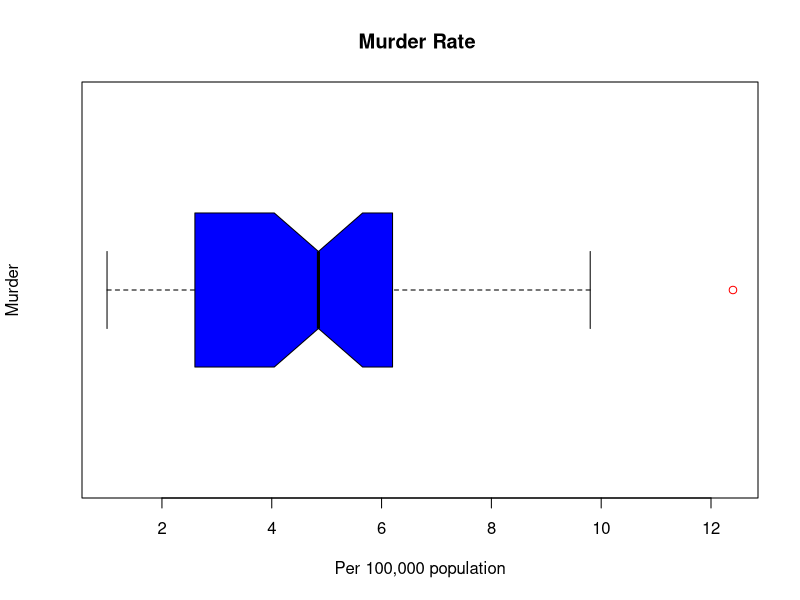
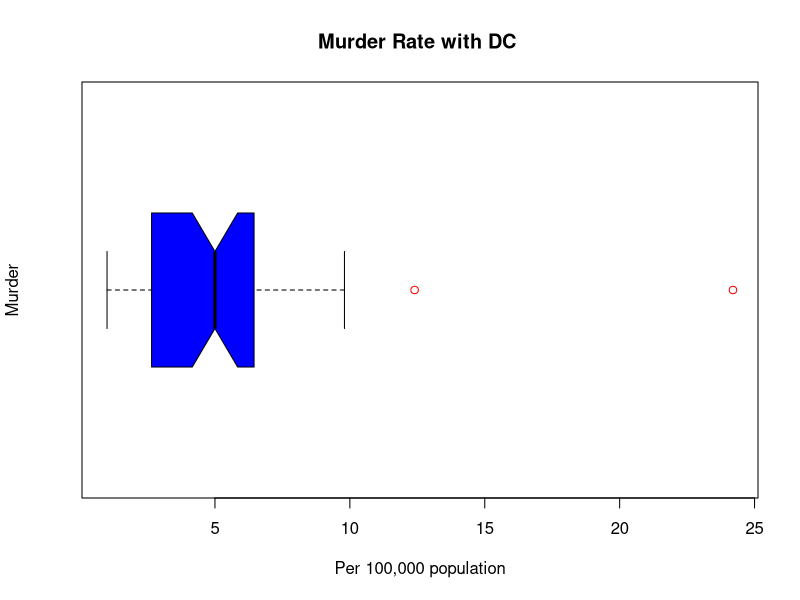

Reproduce these figures in R, in order.
# Author:       Matthew Heino
# Course:       MSDS 531
# Instructor:   Dr. Derek Phair
#
# Assignment:
#   
#   From the Murder data file, use the variable murder, which is the murder 
#   rate (per 100,000 population) for each state in the U.S. in 2017 according 
#   to the FBI Uniform Crime Reports. At first, do not use the observation 
#   for D.C. (DC). Using software:
#
#   Find the mean and standard deviation and interpret their values.
#   
#   Find the five-number summary, and construct the corresponding boxplot.
#   
#   Now include the observation for D.C. What is affected more by 
#   this outlier: The mean or the median? 
  

#==============================================================================

#Read in the data from the DAT file using read.delim.
murder_df <- read.delim("Murder.dat", sep="") 

#Print the contents of the whole dataframe.
print (murder_df)
View(murder_df)
print (head(murder_df, 5))
print (tail(murder_df, 5))
print (summary(murder_df))


# Frame without the inclusion of the DC observation.
murder_noDC_df <- murder_df[1:50, ]
print(murder_noDC_df)

# print information about the new dataframe.
print (summary(murder_noDC_df))

# Calculations without DC observation. =========================================
# Mean without the DC
print("No DC mean: ")
print(mean(murder_noDC_df$murder))

# Standard deviation
print("No DC standard deviation: ")
print(sd(murder_noDC_df$murder))

# Create the fivenumber summary
# Five number summary: minimum, 1st quartile, median, 3rd quartile, and maximum
#version # 1
print (fivenum(murder_noDC_df$murder))
#version 2
print (summary(murder_noDC_df$murder))

#Create the boxplot
no_DC_box <- boxplot(murder_noDC_df$murder, main = "Murder Rate "
                     , xlab = "Per 100,000 population", ylab = "Murder"
                     ,col ="blue", border = "black", horizontal = TRUE
                     , notch = TRUE, outcol = "red" )

print(no_DC_box)


print("=============================================================")

# Calculation with DC Observation.==============================================
print("With DC mean: ")
print(mean(murder_df$murder))

print("With DC standard deviation: ")
print(sd(murder_df$murder))


#version 2
print (summary(murder_df$murder))


# Show a boxplot with DC.
DC_box <- boxplot(murder_df$murder, main = "Murder Rate with DC "
                     , xlab = "Per 100,000 population", ylab = "Murder"
                     ,col ="blue", border = "black", horizontal = TRUE
                     , notch = TRUE, outcol = "red" )


print(no_DC_box)

